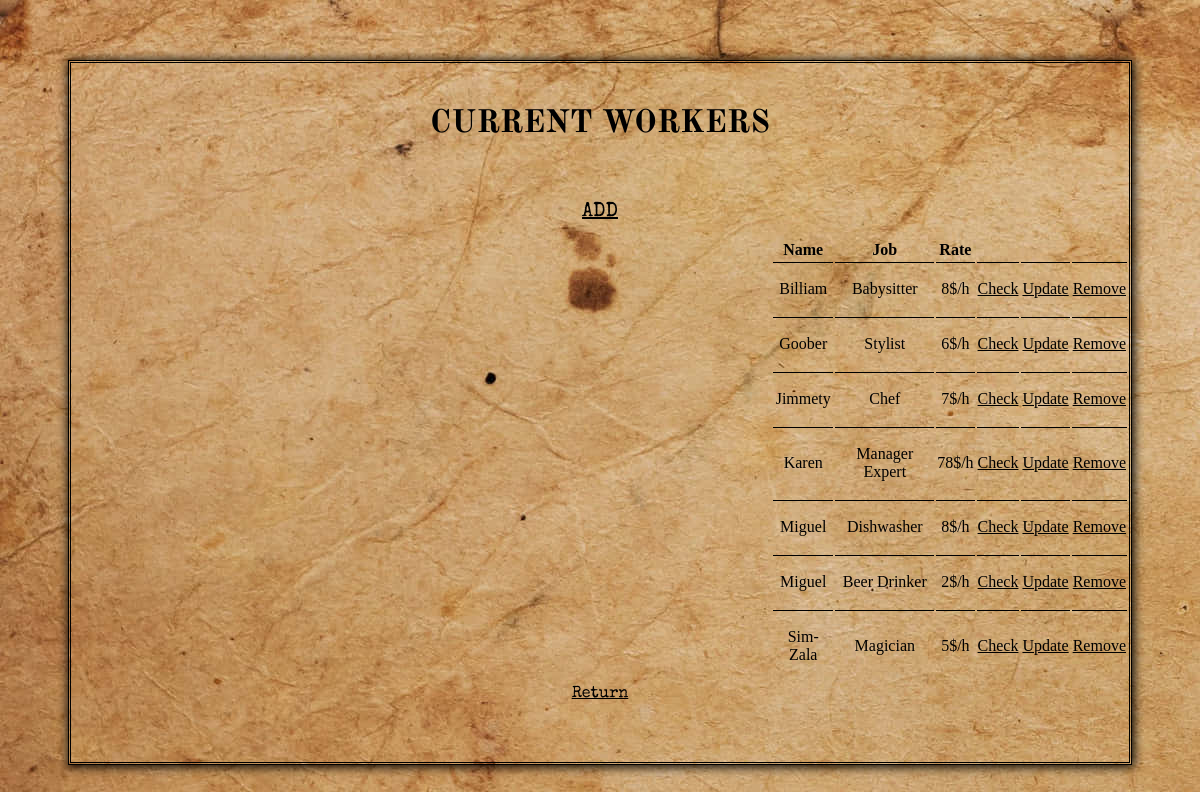
Page /abyssness/website/worker/worker.php on the committed database.
### tables this page shows
CREATE TABLE `worker` (
  `workerID` int(11) NOT NULL,
  `pfp` varchar(100) NOT NULL,
  `name` varchar(100) NOT NULL,
  `genre` varchar(255) NOT NULL,
  `job` varchar(100) NOT NULL,
  `about` text NOT NULL,
  `rate` int(255) NOT NULL,
  `likes` bigint(20) NOT NULL
);

### abyssness/website/worker/worker.php (the view, shortened to what this page needs)
<!DOCTYPE html>
<html lang="en">
<head>
    <link rel="stylesheet" href="../css/main.css">
    <link rel="stylesheet" href="../css/header.css">
</head>
<body>
    <div class="container">
    <div id="subIntro">
        <h1>CURRENT WORKERS</h1>
    </div>
        <div>
            <p>
                <a href="add_worker.php" id="return" style="font-size:20px;">ADD</a>
            </p>
            <table class="table">
                <thead>
                    <tr>
                        <th>Name</th>
                        <th>Job</th>
                        <th>Rate</th>
                    </tr>
                </thead>
                <tbody>
                    <?php
                        $db = new Database();
                        $pdo = $db->connect();
                        $sql = 'SELECT * FROM worker ORDER BY name, job DESC';
                        $pdo->exec("set names utf8");
                        foreach ($pdo->query($sql) as $row) {
                            echo '<tr>';
                            echo '<td><p>'. $row['name']. '</p></td>';
                            echo '<td><p>'. $row['job']. '</p></td>';
                            echo '<td><p>'. $row['rate'].'$/h</p></td>';
                            echo '<td><a href="inspect_worker.php?workerID='.$row['workerID'].'">Check</a> ';
                            echo '<td><a href="update_worker.php?workerID='.$row['workerID'].'">Update</a> ';
                            echo '<td><a href="remove_worker.php?workerID='.$row['workerID'].'">Remove</a> ';
                            echo '</td>';
                            echo '</tr>';
                        }
                    ?>
                </tbody>
            </table>
        </div>
        <a href="../aprofile.php" id="return">Return</a>
    </div>
</body>
</html>

### abyssness/website/css/main.css (style rules this page uses)
body { background-color: #C8A681; background-image: url(cssimg/wrinky_paper.jpg); background-attachment: scroll; }
h1 { text-decoration: none; font-family: cursive; }
#subIntro { display: flex; justify-content: center; text-align: center; padding: 20px; }
#subIntro h1 { font-family: subArticle; font-variant: small-caps; }

### abyssness/website/worker/worker.php (style rules this page uses)
.container { text-align: center; border-style: double; padding-bottom: 60px; margin-left: 60px; margin-right: 60px; margin-top: 60px; box-shadow: 1px 1px 10px 1px; }
.table { margin-left: 700px; }
td { border-top: 1px solid; }
td a { color: black; }
#return { text-align: center; font-family: scpTypeWriter2; color: black; }

### rows in the picture
worker: name "Billiam", job "Babysitter", rate "8"
worker: name "Goober", job "Stylist", rate "6"
worker: name "Jimmety", job "Chef", rate "7"
worker: name "Karen", job "Manager Expert", rate "78"
worker: name "Miguel", job "Dishwasher", rate "8"
worker: name "Miguel", job "Beer Drinker", rate "2"
worker: name "Sim-Zala", job "Magician", rate "5"
